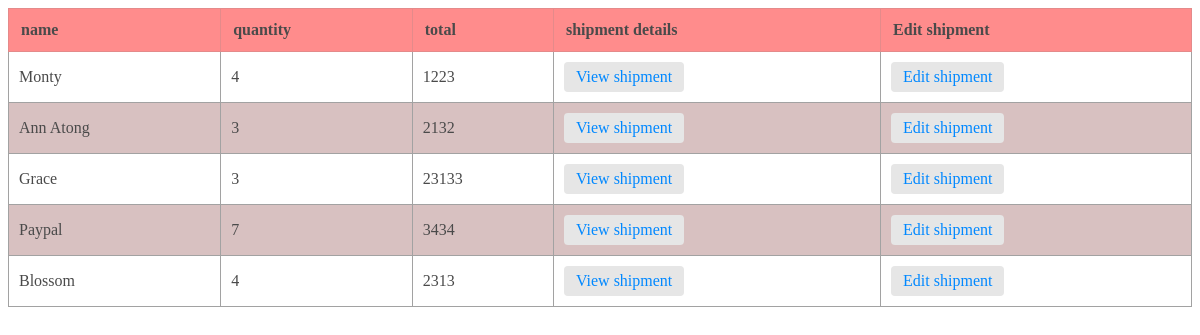
/Shipment_management/shipment_management/list, run on an earlier commit of the app's database.
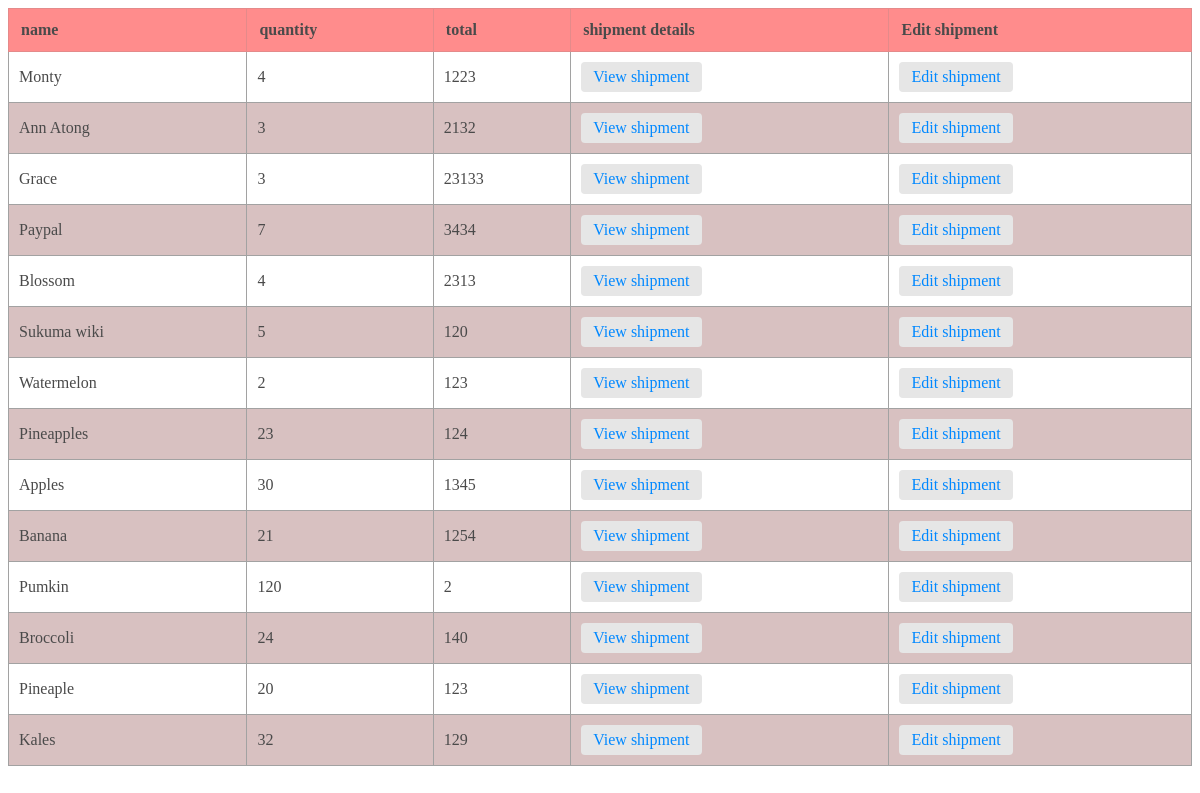
And on a later commit of the database.
### Shipment_management/models.py (models this page shows, shortened)
class Shipment(models.Model):
    name = models.CharField (max_length=32)
    quantity= models.PositiveBigIntegerField()
    total = models.IntegerField()
    deliverymethod= models.CharField(max_length=32)
    date_created = models.DateTimeField(auto_now_add=True)
    date_updated = models.DateTimeField(auto_now=True)

### Shipment_management/views.py (the view)
# urls.py: path("shipment_management/list",shipment_list,name="shipment_list_view"),
def shipment_list(request):
    shipments = Shipment.objects.all()
    return render (request, "shipment/shipment_list.html", {"shipments": shipments})

### templates/shipment/shipment_list.html (shortened to what this page needs)
<!DOCTYPE html>
<html lang="en">
<head>
    {% load static %}
    <link rel="stylesheet" href="{% static 'inventory/products_list.css' %}">
</head>
<body>
<table>
        <tr>
            <th>name</th>
            <th>quantity</th>
            <th>total</th>
            <th>shipment details</th>
            <th>Edit shipment</th>
        </tr>
    <tbody>
        {% for shipment in shipments %}
        <tr>
            <td>{{shipment.name}}</td>
            <td>{{shipment.quantity}}</td>
            <td>{{shipment.total}}</td>
            <td><a href = "{% url 'shipment_detail_view' id=shipment.id %}">View shipment</a></td>
            <td><a href = "{% url 'shipment_edit_view' id=shipment.id %}">Edit shipment</a></td>
        </tr>
        {% endfor %}
    </tbody>
</table>
</body>
</html>

What changed in the data, as far as the page shows it:
added Shipment: name "Sukuma wiki", quantity "5", total "120"
added Shipment: name "Watermelon", quantity "2", total "123"
added Shipment: name "Pineapples", quantity "23", total "124"
added Shipment: name "Apples", quantity "30", total "1345"
added Shipment: name "Banana", quantity "21", total "1254"
added Shipment: name "Pumkin", quantity "120", total "2"
added Shipment: name "Broccoli", quantity "24", total "140"
added Shipment: name "Pineaple", quantity "20", total "123"
added Shipment: name "Kales", quantity "32", total "129"
